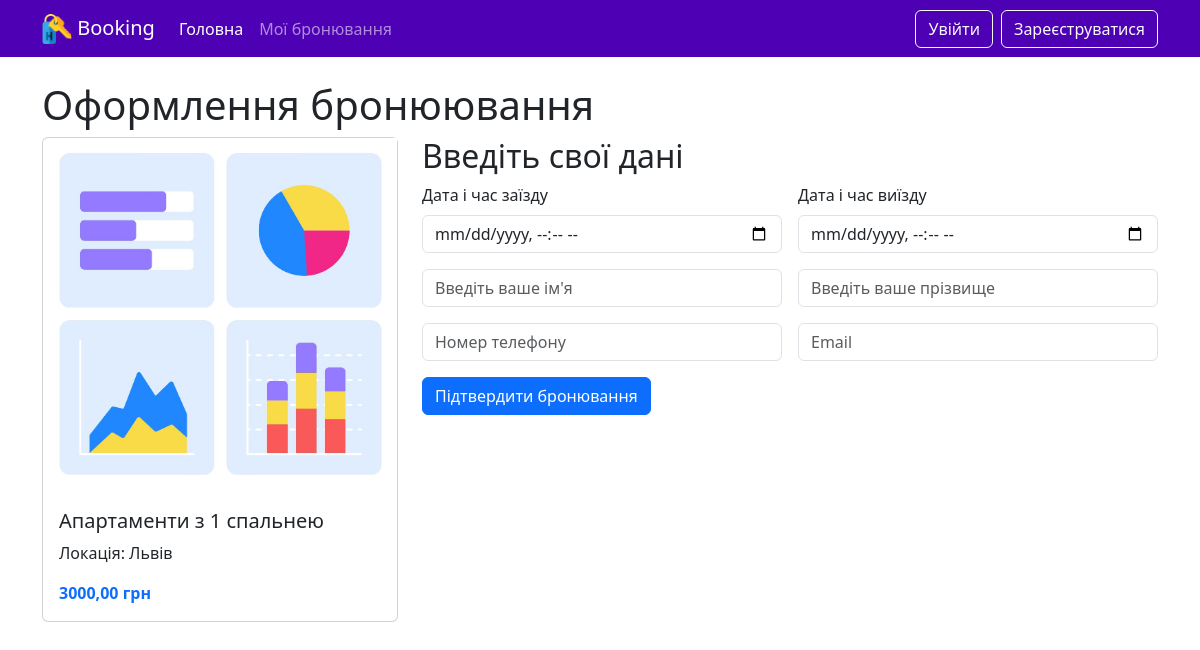
/booking/1, run on the app's committed database.
### booking/models.py (models this page shows, shortened)
class Apartment(models.Model):
    TYPE_ROOM_CHOICES = [
        ('single', 'Одиночний номер'),
        ('double', 'Двомісний номер'),
        ('suite', 'Люкс'),
        ('family', 'Сімейний номер'),
        ('studio', 'Студія'),
        ('penthouse', 'Пентхаус'),
    ]
    title = models.CharField(max_length=100, verbose_name="Назва апартаментів")
    location = models.CharField(max_length=255, verbose_name="Розташування")
    image = models.ImageField(upload_to='apartment_images/', null=True, blank=True, verbose_name="Зображення")
    description = models.TextField(null=True, blank=True, verbose_name="Опис")
    price = models.DecimalField(max_digits=10,  decimal_places=2, verbose_name="Ціна")
    capacity = models.IntegerField(default=1, verbose_name="Місткість")
    type_room = models.CharField(max_length=50, choices=TYPE_ROOM_CHOICES, null=True, blank=True)
    class Meta:
        verbose_name = "Апартаменти"
        verbose_name_plural = "Апартаменти"
        ordering = ['title','price' ]

### booking/views.py (the view, shortened to what this page needs)
# urls.py: path('booking/<int:apartment_id>', views.booking_page, name='booking_page'),
def booking_page(request, apartment_id):
    apartment = Apartment.objects.get(id = apartment_id)
    return render(request, 'booking.html', {'apartment': apartment })

### templates/booking.html (shortened to what this page needs)
{% extends 'base.html' %}
{% block content %}
<h1>Оформлення бронюювання</h1>
<div class="row">
    <div class="col col-4">
        <div class="card">
            {% if apartment.image %}
            <img src="{{apartment.image.url}}" class="img-fluid rounded-start" alt="...">
            {% endif %}
            <div class="card-body">
                <h5 class="card-title">{{apartment.title}}</h5>
                <p class="card-text">Локація: {{apartment.location}}</p>
                <span class="fw-bold text-primary">{{apartment.price}} грн</span>
            </div>
        </div>
    </div>
    <div class="col">
        <h2>Введіть свої дані</h2>
        <form action="" method="post">
            <div class="row g-3 mb-3">
              <div class="col-md-6">
                    <label for="inputEmail4" class="form-label">Дата і час заїзду</label>
                    <input name="check_in" type="datetime-local" required class="form-control" id="inputEmail4">
                </div>
                <div class="col-md-6">
                    <label for="inputPassword4" class="form-label">Дата і час виїзду</label>
                    <input name="check_out" type="datetime-local"  required class="form-control" id="inputPassword4">
                </div>
            </div>
            <div class="row g-3 mb-3">
                <div class="col">
                    <input name="name" type="text" required class="form-control" placeholder="Введіть ваше ім'я" aria-label="First name">
                </div>
                <div class="col">
                    <input name="surname" type="text" required class="form-control" placeholder="Введіть ваше прізвище" aria-label="Last name">
                </div>
            </div>
            <div class="row g-3 ">
                <div class="col">
                    <input name="phone" type="tel" required class="form-control" placeholder="Номер телефону" aria-label="First name">
                </div>
                <div class="col">
                    <input name="email" type="email" required class="form-control" placeholder="Email" aria-label="Last name">
                </div>
            </div>
            <button type="submit" class="btn btn-primary my-3">Підтвердити бронювання</button>
        </form>
    </div>
</div>
{% endblock content %}

### data on the page
Apartment: image (picture), title "Апартаменти з 1 спальнею", location "Львів", price "3000,00"
